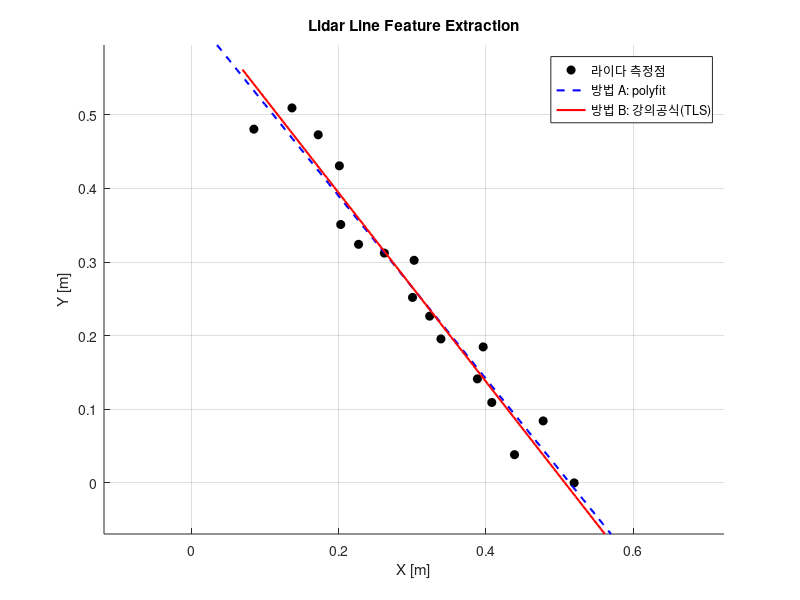

Reproduce this figure in MATLAB.
%% =====================================================================
%  AutoDrive HW#3 - 라이다 Range Data 기반 Line Feature Extraction
%  학번: 201912700
%
%  목표 : 라이다 측정값(조사각 θ, 거리 ρ)으로부터 직선(벽) feature를
%         극좌표 normal form (r, α)로 추출한다.
%         - r : 원점(로봇)에서 직선까지의 수직 거리
%         - α : 그 수직선이 x축과 이루는 각도
%         강의자료 정답: α ≈ 37.36°, R ≈ 0.4
%
%  두 가지 방법을 비교한다:
%   [방법 A] polyfit        : y방향 오차 최소화 (일반 최소제곱)
%   [방법 B] 강의자료 공식  : 수직거리 오차 최소화 (Total Least Squares) ← 정석
% =====================================================================

clear; clc; close all;

%% [1] 라이다 측정 데이터 -------------------------------------------
theta_deg = (0:5:80)';          % 센서 조사각 [deg], 0~80도 5도 간격 = 17개
theta     = deg2rad(theta_deg); % 라디안으로 변환 (삼각함수는 라디안 사용)
rho = [0.5197 0.4404 0.485 0.4222 0.4132 0.4371 0.3912 0.3949 0.3919 ...
       0.4276 0.4075 0.3956 0.4053 0.4752 0.5032 0.5273 0.4879]';  % 거리 [m]

% 극좌표(거리·각도) → 직교좌표(x, y) :  x = ρcosθ,  y = ρsinθ
x = rho .* cos(theta);
y = rho .* sin(theta);

n = numel(rho);                 % 측정점 개수

%% [2] 방법 A : polyfit (y방향 최소제곱) ----------------------------
%  직선을 y = a*x + b 로 보고, y방향(수직) 오차를 최소화한다.
p = polyfit(x, y, 1);           % p(1)=기울기 a, p(2)=절편 b
a = p(1);  b = p(2);

alpha_A = rad2deg(atan(-1/a));      % 직선의 normal 각도 [deg]
r_A     = abs(b) / sqrt(a^2 + 1);   % 원점~직선 수직거리 (정식 변환식)
%   ※ 기존 코드의 b/sqrt(a^2+1+b^2) 는 +b^2 가 잘못 들어간 식이었음 → 수정

fprintf('[방법 A: polyfit]        alpha = %8.4f deg,  r = %.4f m\n', alpha_A, r_A);

%% [3] 방법 B : 강의자료 공식 (Total Least Squares) -----------------
%  S = Σ (ρ_i cos(θ_i - α) - r)^2  (직선까지의 수직거리 제곱합) 을 최소화한
%  닫힌 해(closed-form). 라인 피팅의 정석.
num = sum(rho.^2 .* sin(2*theta)) ...
      - (2/n) * sum(rho.*cos(theta)) * sum(rho.*sin(theta));
den = sum(rho.^2 .* cos(2*theta)) ...
      - (1/n) * sum(sum( (rho*rho') .* cos(theta + theta') ));

alpha_B = 0.5 * atan2(-num, -den);             % [rad] (부호 주의: -num, -den)
r_B     = sum(rho .* cos(theta - alpha_B)) / n;% [m]

fprintf('[방법 B: 강의공식(TLS)]  alpha = %8.4f deg,  r = %.4f m\n', ...
        rad2deg(alpha_B), r_B);
fprintf('(강의자료 정답: alpha = 37.36 deg, R = 0.4)\n');

%% [4] 결과 시각화 --------------------------------------------------
figure; hold on; grid on; axis equal;

% 라이다 측정점
plot(x, y, 'ko', 'MarkerFaceColor', 'k');

% 방법 A 직선 (y = a x + b)
xx = linspace(min(x)-0.05, max(x)+0.05, 100);
plot(xx, a*xx + b, 'b--', 'LineWidth', 1.5);

% 방법 B 직선 : normal form 을 점으로 그림
%   직선 위 최근접점 = r*(cosα, sinα), 직선 방향 = (-sinα, cosα)
t = linspace(-0.4, 0.4, 100);
xB = r_B*cos(alpha_B) - t*sin(alpha_B);
yB = r_B*sin(alpha_B) + t*cos(alpha_B);
plot(xB, yB, 'r-', 'LineWidth', 1.5);

legend('라이다 측정점', '방법 A: polyfit', '방법 B: 강의공식(TLS)', ...
       'Location', 'best');
title('Lidar Line Feature Extraction');
xlabel('X [m]'); ylabel('Y [m]');
